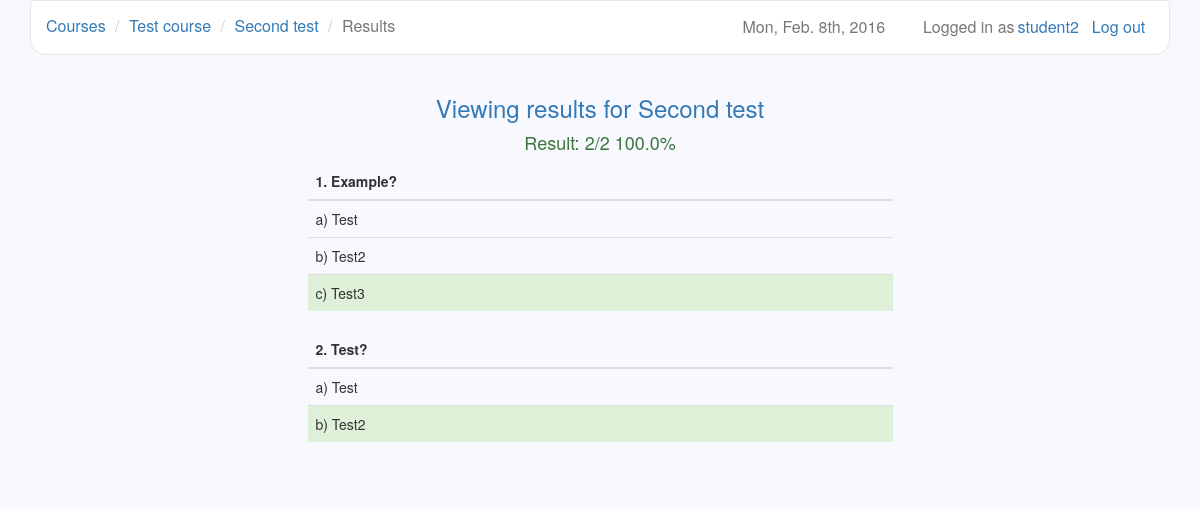
The page /courses/6/exams/5/result/s (signed in) on the database its author committed.
### users/models.py (models this page shows)
class User(AbstractUser):
    is_teacher = models.BooleanField(default=False)

### courses/models.py (models this page shows, shortened)
class Course(models.Model):
    owner = models.ForeignKey(settings.AUTH_USER_MODEL, related_name='owner')
    name = models.CharField(max_length=30)
    description = models.TextField(blank=True)
    created = models.DateTimeField(auto_now_add=True)
    updated = models.DateTimeField(auto_now=True)
    participants = models.ManyToManyField(settings.AUTH_USER_MODEL, blank=True,
        through='Participation')

### exams/models.py (models this page shows, shortened)
class Exam(models.Model):
    name = models.CharField(max_length=30)
    description = models.TextField(blank=True)
    created = models.DateTimeField(auto_now_add=True)
    updated = models.DateTimeField(auto_now=True)
    password = models.CharField(max_length=10, blank=True)
    time_limit = models.TimeField()
    active_from = models.DateTimeField()
    active_to = models.DateTimeField()
    course = models.ForeignKey(Course)
    category = models.CharField(max_length=30)
    question_count = models.IntegerField()
    questions = models.ManyToManyField(Question, blank=True,
        through='ExamQuestion')

class ExamQuestion(models.Model):
    question = models.ForeignKey(Question)
    exam = models.ForeignKey(Exam)

### questions/models.py (models this page shows, shortened)
class Question(models.Model):
    name = models.CharField(max_length=30)
    category = models.CharField(max_length=30)
    question_text = models.TextField()
    course = models.ForeignKey(Course)

class Choice(models.Model):
    choice_text = models.CharField(max_length=30)
    correct = models.BooleanField(default=False)
    question = models.ForeignKey(Question)

### exams/views.py (the view)
# urls.py: url(r'^(?P<exam_id>\d+)/result/s$', views.view_result,
@user_passes_test(student_check)
def view_result(request, course_id, exam_id):
    if (Participation.objects.filter(user=request.user, course=course_id)
        .exists() and Score.objects.filter(user=request.user, exam=exam_id)
        .exists()):
        course = Course.objects.get(id=course_id)
        exam = Exam.objects.get(id=exam_id)
        exam_questions = ExamQuestion.objects.filter(exam=exam)
        score = Score.objects.get(user=request.user, exam=exam).score
        result = format_score(score, exam_questions.count())
        answers = {}
        for exam_question in exam_questions:
            answers[exam_question] = StudentAnswer.objects.get(user=
                request.user, exam_question=exam_question).answer
        return render(request, 'view_result.html', {'course': course,
            'exam': exam, 'exam_questions': exam_questions, 'result': result,
            'answers': answers})
    return redirect('/courses/s')

### courses/templatetags/get_item.py (called while the page is built)
@register.filter
def get_item(dictionary, key):
    return dictionary.get(key)

### courses/views.py (called while the page is built)
def student_check(user):
    if user.is_anonymous():
        return False
    return not user.is_teacher

def format_score(score, count):
    percentage = str(float(score) / float(count) * 100) + '%'
    return str(score) + '/' + str(count) + ' ' + percentage

### exams/templatetags/to_char.py (called while the page is built)
@register.filter()
def to_char(value):
    return chr(96+value)

### exams/templates/view_result.html (shortened to what this page needs)
{% extends 'base.html' %}
{% load to_char %}
{% load get_item %}
{% block navigation %}
  {% if user.is_teacher %}
    <li><a href="{% url 'teacher_courses' %}">Courses</a></li>
    <li><a href="{% url 'edit_course' course.id %}">{{ course.name }}</a></li>
    <li><a href="{% url 'list_exams' course.id %}">Exams</a></li>
    <li><a href="{% url 'edit_exam' course.id exam.id %}">{{ exam.name }}</a></li>
    <li><a href="{% url 'view_exam_results' course.id exam.id %}">Results</a></li>
    <li class="active">Results for {{ student }}</li>
  {% else %}
    <li><a href="{% url 'student_courses' %}">Courses</a></li>
    <li><a href="{% url 'view_course' course.id %}">{{ course.name }}</a></li>
    <li><a href="{% url 'view_exam' course.id exam.id %}">{{ exam.name }}</a></li>
    <li class="active">Results</li>
  {% endif %}
{% endblock %}
{% block header %}
  {% if user.is_teacher %}
    Viewing results for {{ student }} for {{ exam.name }}
  {% else %}
    Viewing results for {{ exam.name }}
  {% endif %}
{% endblock %}
{% block dashboard %}
  <h4 class="text-success text-center">Result: {{ result }}</h4>
  <table class="table spaced">
    {% for exam_quest in exam_questions %}
      <thead>
        <tr>
          <th>
            {{ forloop.counter }}. {{ exam_quest.question.question_text }}
          </th>
        </tr>
      </thead>
      <tbody>
        {% for choice in exam_quest.question.choice_set.all %}
          <tr class="choices">
            {% if answers|get_item:exam_quest == choice.id and choice.correct %}
              <td class="success">
                {{ forloop.counter|to_char }}) {{ choice.choice_text }}
              </td>
            {% elif choice.correct %}
              <td class="success">
                {{ forloop.counter|to_char }}) {{ choice.choice_text }}
              </td>
            {% elif answers|get_item:exam_quest == choice.id  %}
              <td class="danger">
                {{ forloop.counter|to_char }}) {{ choice.choice_text }}
              </td>
            {% else %}
              <td>
                {{ forloop.counter|to_char }}) {{ choice.choice_text }}
              </td>
            {% endif %}
          </tr>
        {% endfor %}
      </tbody>
    {% endfor %}
  </table>
{% endblock %}

### django-lms/templates/base.html (shortened to what this page needs)
{% load staticfiles %}
<!DOCTYPE html>
<html>
  <head>
    <link href="/static/bootstrap/css/bootstrap.min.css" rel="stylesheet">
    <link href="/static/datetimepicker/jquery.datetimepicker.css"
      rel="stylesheet">
    <link href="/static/base.css" rel="stylesheet">
  </head>
  <body>
    <div class="container">
      <nav class="navbar navbar-default" role="navigation">
        {% if user.is_active %}
          <a class="btn navbar-btn navbar-right" id="logout"
            href="{% url 'logout' %}">
            Log out
          </a>
          <span class="navbar-text navbar-right" id="user">
            {{ user.username }}
          </span>
          <span class="navbar-text navbar-right">Logged in as</span>
        {% else %}
          <a class="navbar-brand" href="/">Django-LMS</a>
        {% endif %}
        <span class="navbar-text navbar-right" id="date">
          {% now "D, M. jS, Y" %}
        </span>
        <ul class="breadcrumb">
          {% block navigation %}{% endblock %}
        </ul>
      </nav>
      <div class="row">
        <h3 class="text-primary text-center">
          {% block header %}{% endblock %}
        </h3>
        <div class="list-group center">
          {% block dashboard %}{% endblock %}
        </div>
      </div>
    </div>
  </body>
</html>

### django-lms/static/base.css (style rules this page uses)
body { background-color: #F8F8FF; }
#date, #logout { margin-right: 1%; padding-right: 1%; font-size: 16px; }
#user { margin-left: 3px; color: #337ab7; }
table { table-layout:fixed; width: 70%; border-collapse: collapse; }
td { word-wrap:break-word; }
.spaced tbody { border-bottom: 20px solid #F8F8FF; }
.center { width: 50%; margin-top: 1%; margin-left: auto; margin-right: auto; }
.navbar { border-bottom-right-radius: 15px; border-bottom-left-radius: 15px; }
.navbar-default { background-color: white; }
.navbar-text { font-size: 16px; }
.breadcrumb { background-color: transparent; margin-top: 0.5%; margin-bottom: -1%; font-size: 16px; }

### rows shown on the page
User: username "student2"
Course: name "Test course"
Exam: name "Second test"
ExamQuestion: question.question_text "Example?"
Choice: choice_text "Test"
Choice: choice_text "Test2"
Choice: choice_text "Test3"
ExamQuestion: question.question_text "Test?"
Choice: choice_text "Test"
Choice: choice_text "Test2"

### other values the page prints
{{ result }} "2/2 100.0%"
